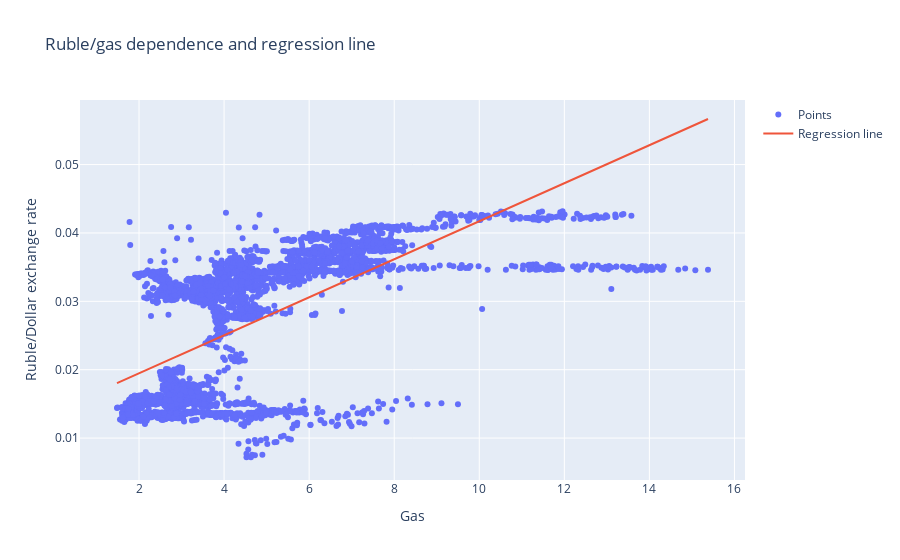

Here is the notebook cell this chart was saved with:
### Code cell
ans1=linregress(x=x1[:len(y_)],y=y_)

def show_regression(x_, y_, slope = 0, intercept = 0):
    plot = go.Figure()
    graph = go.Scatter(x = x_, y = y_, mode = 'markers', name = 'Points')
    graph2 = go.Scatter(x = x_, y = [intercept+slope*xi for xi in x_], name = 'Regression line')
    plot.add_traces([graph, graph2])
    
    return plot
plot = show_regression(x1[:len(y_)], y_, ans1.slope, ans1.intercept)
plot.update_layout(title='Ruble/gas dependence and regression line',xaxis_title='Gas',yaxis_title='Ruble/Dollar exchange rate')
plot.show()

### Figure 1 — Plotly figure (JSON) as saved in the notebook; plotly's stock layout.template omitted (floating-point values rounded to 4 significant figures; data arrays with more than 128 entries replaced by an {"elided": "..."} marker saying what was removed)
{"data": [{"mode": "markers", "name": "Points", "type": "scatter", "x": {"elided": "4506 float values"}, "y": {"elided": "4506 float values"}}, {"name": "Regression line", "type": "scatter", "x": {"elided": "4506 float values"}, "y": {"elided": "4506 float values"}}], "layout": {"title": {"text": "Ruble/gas dependence and regression line"}, "xaxis": {"title": {"text": "Gas"}}, "yaxis": {"title": {"text": "Ruble/Dollar exchange rate"}}}}
